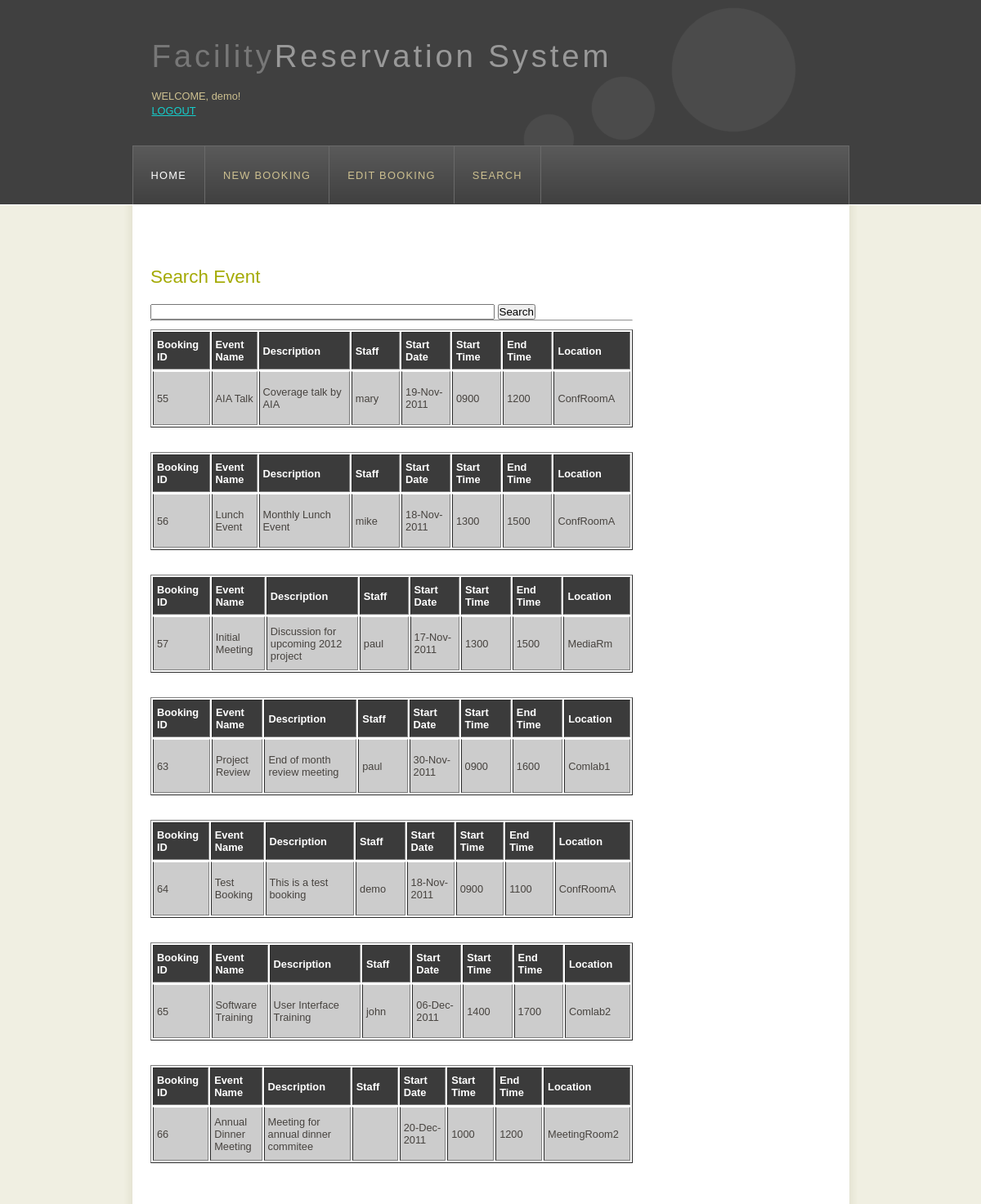
The app's page /searchev.php (signed in) with its own data.
### tables this page shows
CREATE TABLE IF NOT EXISTS `event` (
  `eventID` int(10) unsigned NOT NULL AUTO_INCREMENT,
  `ename` varchar(45) NOT NULL,
  `edesc` varchar(85) NOT NULL,
  `staffname` varchar(75) NOT NULL,
  `staffid` varchar(8) NOT NULL,
  `stdate` text NOT NULL,
  `stime` text NOT NULL,
  `entime` text NOT NULL,
  `elocation` varchar(45) NOT NULL,
  `resc` varchar(25) NOT NULL,
  `notes` varchar(85) NOT NULL,
  PRIMARY KEY (`eventID`)
);

### searchev.php (the view, shortened to what this page needs)
<!DOCTYPE html PUBLIC "-//W3C//DTD XHTML 1.0 Transitional//EN" "http://www.w3.org/TR/xhtml1/DTD/xhtml1-transitional.dtd">
<html xmlns="http://www.w3.org/1999/xhtml">
<head>
  <link rel="stylesheet" type="text/css" href="style/style.css" />
</head>
<body>
	 <div id="main">
    <div id="header">
      <div id="logo">
        <div id="logo_text">
          <h1><a href="index.php">Facility<span class="logo_colour">Reservation System</span></a></h1>
          <h2>
		  <?php
			if(isseT ($_SESSION['username']))
				echo "<br>WELCOME, ".$_SESSION['username']."!<p><a href='logout.php'>LOGOUT</a>";
				else
				die("You must be <a href='login.php'>logged in!</a>");
				?>
			</h2>
        </div>
      </div>
      <div id="menubar">
		 <?php
		 include 'menu.php';
		 ?>
      </div>
    </div>
	<div id="site_content">
      <div class="sidebar">
      </div>
      <div id="content">
		<h1>
	<h2>Search Event</h2>
	<form action='./searchev.php' method='get'>
		<input type='text' name='k' size='50' value='<?php echo $_GET['k']; ?>' />
		<input type='submit' value='Search'>
	</form>
	<hr />
	<?php
		$k = $_GET['k'];
		$terms = explode(" ", $k);
		$query = "SELECT * FROM event WHERE ";
		foreach ($terms as $each){
			$i=0;
			$i++;
			if ($i == 1)
				$query .= "edesc LIKE '%$each%' ";
			else
				$query .= "OR edesc LIKE '%$each%' ";
		}
		$query = mysql_query($query);
		$numrows = mysql_num_rows($query);
		if ($numrows > 0){
			while ($row = mysql_fetch_assoc($query)){
			echo "<table border='1' BORDERCOLORLIGHT=YELLOW BORDERCOLORDARK=BLUE>
					<tr>
					<th width='100'>Booking ID</th>
					<th width='100'>Event Name</th>
					<th width='100'>Description</th>
					<th width='100'>Staff</th>
					<th width='100'>Start Date</th>
					<th width='100'>Start Time</th>
					<th width='100'>End Time</th>
					<th width='100'>Location</th>
					</tr>";
				?>
				<tr align='center'>
			<td width='100' height='50'>
			<?php echo	$row['eventID'];	?>
			</td>
			<td width='100' height='50'>
			<?php echo	$row['ename'];	?>
			</td>
			<td width='250'>
			<?php echo $row['edesc']; ?>
			</td>
		<td width='150'>
			<?php echo $row['staffname']; ?>
			</td>
		<td width='150'>
			<?php echo $row['stdate']; ?>
			</td>
		<td width='150'>
			<?php echo $row['stime']; ?>
			</td>
		<td width='150'>
			<?php echo $row['entime']; ?>
			</td>
		<td width='150'>
			<?php echo $row['elocation']; ?>
			</td>
 			</tr>
			<?php
			}
		}
		else
			echo "No results found for \"<b>$k</b>\"";
	?>
	</div>
    </div>
	</div>
</body>
</html>

### style/style.css (style rules this page uses)
html { height: 100%; }
* { margin: 0; padding: 0; }
body { font: normal .80em 'trebuchet ms', arial, sans-serif; background: #F0EFE2; color: #777; }
p { padding: 0 0 20px 0; line-height: 1.7em; }
h1, h2, h3, h4, h5, h6 { font: normal 175% 'century gothic', arial, sans-serif; color: #43423F; margin: 0 0 15px 0; padding: 15px 0 5px 0; }
h2 { font: normal 175% 'century gothic', arial, sans-serif; color: #A4AA04; }
a, a:hover { outline: none; text-decoration: underline; color: #14CECC; }
#main, #logo, #menubar, #site_content, #footer { margin-left: auto; margin-right: auto; }
#header { background: #404040; border-bottom: 1px solid #FFF; height: 250px; }
#logo { width: 829px; position: relative; height: 178px; background: url(logo.png) no-repeat; }
#logo #logo_text { position: absolute; top: 25px; left: 0; }
#logo h1, #logo h2 { font: normal 300% 'century gothic', arial, sans-serif; border-bottom: 0; text-transform: none; margin: 0; }
#logo_text h1, #logo_text h1 a, #logo_text h1 a:hover { padding: 22px 0 0 0; color: #777; letter-spacing: 0.1em; text-decoration: none; }
#logo_text h1 a .logo_colour { color: #999; }
#logo_text h2 { font-size: 100%; padding: 4px 0 0 0; color: #CDC090; }
#menubar { width: 875px; height: 71px; padding: 0px 0 0 0px; border: 1px solid #6A6A6A; border-bottom: 0; background: #555 url(menu.png) repeat-x; }
#site_content { width: 845px; overflow: hidden; margin: 0 auto 0 auto; padding: 25px 20px 20px 33px; background: #FFF url(content.png) repeat-y; }
.sidebar { float: right; width: 190px; padding: 0 15px 20px 15px; }
#content { text-align: left; width: 590px; padding: 0; }
table { margin: 10px 0 30px 0; }
table tr th, table tr td { background: #3B3B3B; color: #FFF; padding: 7px 4px; text-align: left; }
table tr td { background: #CCCCCC; color: #47433F; border-top: 1px solid #FFF; }

### records on screen
event: eventID "55", ename "AIA Talk", edesc "Coverage talk by AIA", staffname "mary", stdate "19-Nov-2011", stime "0900", entime "1200", elocation "ConfRoomA"
event: eventID "56", ename "Lunch Event", edesc "Monthly Lunch Event", staffname "mike", stdate "18-Nov-2011", stime "1300", entime "1500", elocation "ConfRoomA"
event: eventID "57", ename "Initial Meeting", edesc "Discussion for upcoming 2012 project", staffname "paul", stdate "17-Nov-2011", stime "1300", entime "1500", elocation "MediaRm"
event: eventID "63", ename "Project Review", edesc "End of month review meeting", staffname "paul", stdate "30-Nov-2011", stime "0900", entime "1600", elocation "Comlab1"
event: eventID "64", ename "Test Booking", edesc "This is a test booking", staffname "demo", stdate "18-Nov-2011", stime "0900", entime "1100", elocation "ConfRoomA"
event: eventID "65", ename "Software Training", edesc "User Interface Training", staffname "john", stdate "06-Dec-2011", stime "1400", entime "1700", elocation "Comlab2"
event: eventID "66", ename "Annual Dinner Meeting", edesc "Meeting for annual dinner commitee", stdate "20-Dec-2011", stime "1000", entime "1200", elocation "MeetingRoom2"

### other values on screen
$_SESSION['username'] "demo"
